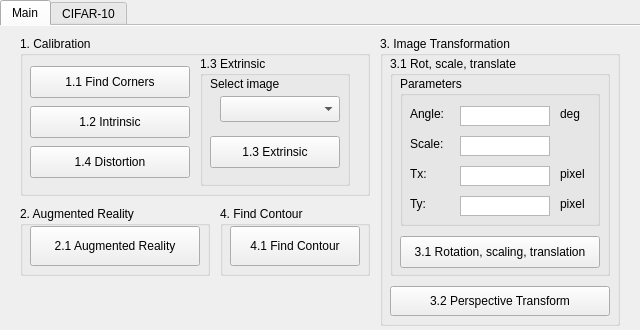
<?xml version="1.0" encoding="UTF-8"?>
<ui version="4.0">
 <class>Form</class>
 <widget class="QWidget" name="Form">
  <property name="geometry">
   <rect>
    <x>0</x>
    <y>0</y>
    <width>640</width>
    <height>330</height>
   </rect>
  </property>
  <property name="windowTitle">
   <string>CVDL2019_HW1</string>
  </property>
  <widget class="QTabWidget" name="tabWidget">
   <property name="geometry">
    <rect>
     <x>0</x>
     <y>0</y>
     <width>640</width>
     <height>330</height>
    </rect>
   </property>
   <property name="tabPosition">
    <enum>QTabWidget::North</enum>
   </property>
   <property name="currentIndex">
    <number>0</number>
   </property>
   <property name="documentMode">
    <bool>true</bool>
   </property>
   <widget class="QWidget" name="tab">
    <attribute name="title">
     <string>Main</string>
    </attribute>
    <widget class="QGroupBox" name="groupBox">
     <property name="enabled">
      <bool>true</bool>
     </property>
     <property name="geometry">
      <rect>
       <x>20</x>
       <y>10</y>
       <width>350</width>
       <height>160</height>
      </rect>
     </property>
     <property name="contextMenuPolicy">
      <enum>Qt::DefaultContextMenu</enum>
     </property>
     <property name="title">
      <string>1. Calibration</string>
     </property>
     <widget class="QPushButton" name="pushButton">
      <property name="geometry">
       <rect>
        <x>10</x>
        <y>30</y>
        <width>160</width>
        <height>32</height>
       </rect>
      </property>
      <property name="text">
       <string>1.1 Find Corners</string>
      </property>
     </widget>
     <widget class="QPushButton" name="pushButton_2">
      <property name="geometry">
       <rect>
        <x>10</x>
        <y>70</y>
        <width>160</width>
        <height>32</height>
       </rect>
      </property>
      <property name="text">
       <string>1.2 Intrinsic</string>
      </property>
     </widget>
     <widget class="QPushButton" name="pushButton_3">
      <property name="geometry">
       <rect>
        <x>10</x>
        <y>110</y>
        <width>160</width>
        <height>32</height>
       </rect>
      </property>
      <property name="text">
       <string>1.4 Distortion</string>
      </property>
     </widget>
     <widget class="QGroupBox" name="groupBox_2">
      <property name="geometry">
       <rect>
        <x>180</x>
        <y>20</y>
        <width>150</width>
        <height>130</height>
       </rect>
      </property>
      <property name="title">
       <string>1.3 Extrinsic</string>
      </property>
      <widget class="QLabel" name="label">
       <property name="geometry">
        <rect>
         <x>10</x>
         <y>20</y>
         <width>81</width>
         <height>16</height>
        </rect>
       </property>
       <property name="text">
        <string>Select image</string>
       </property>
      </widget>
      <widget class="QComboBox" name="comboBox">
       <property name="geometry">
        <rect>
         <x>20</x>
         <y>40</y>
         <width>120</width>
         <height>26</height>
        </rect>
       </property>
      </widget>
      <widget class="QPushButton" name="pushButton_4">
       <property name="geometry">
        <rect>
         <x>10</x>
         <y>80</y>
         <width>130</width>
         <height>32</height>
        </rect>
       </property>
       <property name="text">
        <string>1.3 Extrinsic</string>
       </property>
      </widget>
     </widget>
    </widget>
    <widget class="QGroupBox" name="groupBox_3">
     <property name="geometry">
      <rect>
       <x>20</x>
       <y>180</y>
       <width>190</width>
       <height>70</height>
      </rect>
     </property>
     <property name="title">
      <string>2. Augmented Reality</string>
     </property>
     <widget class="QPushButton" name="pushButton_5">
      <property name="geometry">
       <rect>
        <x>10</x>
        <y>20</y>
        <width>170</width>
        <height>40</height>
       </rect>
      </property>
      <property name="text">
       <string>2.1 Augmented Reality</string>
      </property>
     </widget>
    </widget>
    <widget class="QGroupBox" name="groupBox_4">
     <property name="geometry">
      <rect>
       <x>220</x>
       <y>180</y>
       <width>150</width>
       <height>70</height>
      </rect>
     </property>
     <property name="title">
      <string>4. Find Contour</string>
     </property>
     <widget class="QPushButton" name="pushButton_6">
      <property name="geometry">
       <rect>
        <x>10</x>
        <y>20</y>
        <width>130</width>
        <height>40</height>
       </rect>
      </property>
      <property name="text">
       <string>4.1 Find Contour</string>
      </property>
     </widget>
    </widget>
    <widget class="QGroupBox" name="groupBox_5">
     <property name="geometry">
      <rect>
       <x>380</x>
       <y>10</y>
       <width>240</width>
       <height>290</height>
      </rect>
     </property>
     <property name="title">
      <string>3. Image Transformation</string>
     </property>
     <widget class="QGroupBox" name="groupBox_6">
      <property name="geometry">
       <rect>
        <x>10</x>
        <y>20</y>
        <width>220</width>
        <height>220</height>
       </rect>
      </property>
      <property name="title">
       <string>3.1 Rot, scale, translate</string>
      </property>
      <widget class="QGroupBox" name="groupBox_7">
       <property name="geometry">
        <rect>
         <x>10</x>
         <y>20</y>
         <width>200</width>
         <height>150</height>
        </rect>
       </property>
       <property name="title">
        <string>Parameters</string>
       </property>
       <widget class="QLabel" name="label_2">
        <property name="geometry">
         <rect>
          <x>10</x>
          <y>30</y>
          <width>40</width>
          <height>16</height>
         </rect>
        </property>
        <property name="text">
         <string>Angle:</string>
        </property>
       </widget>
       <widget class="QLabel" name="label_3">
        <property name="geometry">
         <rect>
          <x>10</x>
          <y>60</y>
          <width>40</width>
          <height>16</height>
         </rect>
        </property>
        <property name="text">
         <string>Scale:</string>
        </property>
       </widget>
       <widget class="QLabel" name="label_5">
        <property name="geometry">
         <rect>
          <x>10</x>
          <y>90</y>
          <width>40</width>
          <height>16</height>
         </rect>
        </property>
        <property name="text">
         <string>Tx:</string>
        </property>
       </widget>
       <widget class="QLabel" name="label_6">
        <property name="geometry">
         <rect>
          <x>10</x>
          <y>120</y>
          <width>40</width>
          <height>16</height>
         </rect>
        </property>
        <property name="text">
         <string>Ty:</string>
        </property>
       </widget>
       <widget class="QLabel" name="label_4">
        <property name="geometry">
         <rect>
          <x>160</x>
          <y>30</y>
          <width>60</width>
          <height>16</height>
         </rect>
        </property>
        <property name="text">
         <string>deg</string>
        </property>
       </widget>
       <widget class="QLabel" name="label_7">
        <property name="geometry">
         <rect>
          <x>160</x>
          <y>90</y>
          <width>60</width>
          <height>16</height>
         </rect>
        </property>
        <property name="text">
         <string>pixel</string>
        </property>
       </widget>
       <widget class="QLabel" name="label_8">
        <property name="geometry">
         <rect>
          <x>160</x>
          <y>120</y>
          <width>60</width>
          <height>16</height>
         </rect>
        </property>
        <property name="text">
         <string>pixel</string>
        </property>
       </widget>
       <widget class="QTextEdit" name="textEdit">
        <property name="geometry">
         <rect>
          <x>60</x>
          <y>30</y>
          <width>90</width>
          <height>20</height>
         </rect>
        </property>
        <property name="verticalScrollBarPolicy">
         <enum>Qt::ScrollBarAlwaysOff</enum>
        </property>
       </widget>
       <widget class="QTextEdit" name="textEdit_2">
        <property name="geometry">
         <rect>
          <x>60</x>
          <y>60</y>
          <width>90</width>
          <height>20</height>
         </rect>
        </property>
        <property name="verticalScrollBarPolicy">
         <enum>Qt::ScrollBarAlwaysOff</enum>
        </property>
       </widget>
       <widget class="QTextEdit" name="textEdit_3">
        <property name="geometry">
         <rect>
          <x>60</x>
          <y>90</y>
          <width>90</width>
          <height>20</height>
         </rect>
        </property>
        <property name="verticalScrollBarPolicy">
         <enum>Qt::ScrollBarAlwaysOff</enum>
        </property>
       </widget>
       <widget class="QTextEdit" name="textEdit_4">
        <property name="geometry">
         <rect>
          <x>60</x>
          <y>120</y>
          <width>90</width>
          <height>20</height>
         </rect>
        </property>
        <property name="verticalScrollBarPolicy">
         <enum>Qt::ScrollBarAlwaysOff</enum>
        </property>
       </widget>
      </widget>
      <widget class="QPushButton" name="pushButton_7">
       <property name="geometry">
        <rect>
         <x>10</x>
         <y>180</y>
         <width>200</width>
         <height>32</height>
        </rect>
       </property>
       <property name="text">
        <string>3.1 Rotation, scaling, translation</string>
       </property>
      </widget>
     </widget>
     <widget class="QPushButton" name="pushButton_8">
      <property name="geometry">
       <rect>
        <x>10</x>
        <y>250</y>
        <width>220</width>
        <height>30</height>
       </rect>
      </property>
      <property name="text">
       <string>3.2 Perspective Transform</string>
      </property>
     </widget>
    </widget>
   </widget>
   <widget class="QWidget" name="tab_2">
    <attribute name="title">
     <string>CIFAR-10</string>
    </attribute>
    <widget class="QPushButton" name="pushButton_9">
     <property name="geometry">
      <rect>
       <x>20</x>
       <y>30</y>
       <width>210</width>
       <height>32</height>
      </rect>
     </property>
     <property name="text">
      <string>5.1 Show Train Images</string>
     </property>
    </widget>
    <widget class="QPushButton" name="pushButton_10">
     <property name="geometry">
      <rect>
       <x>20</x>
       <y>70</y>
       <width>210</width>
       <height>32</height>
      </rect>
     </property>
     <property name="text">
      <string>5.2 Show Hyperparameters</string>
     </property>
    </widget>
    <widget class="QPushButton" name="pushButton_11">
     <property name="geometry">
      <rect>
       <x>20</x>
       <y>110</y>
       <width>210</width>
       <height>32</height>
      </rect>
     </property>
     <property name="text">
      <string>5.3 Train 1 Epoch</string>
     </property>
    </widget>
    <widget class="QPushButton" name="pushButton_12">
     <property name="geometry">
      <rect>
       <x>20</x>
       <y>150</y>
       <width>210</width>
       <height>32</height>
      </rect>
     </property>
     <property name="text">
      <string>5.4 Show Train Result</string>
     </property>
    </widget>
    <widget class="QPushButton" name="pushButton_13">
     <property name="geometry">
      <rect>
       <x>20</x>
       <y>240</y>
       <width>210</width>
       <height>32</height>
      </rect>
     </property>
     <property name="text">
      <string>5.5 Inference</string>
     </property>
    </widget>
    <widget class="QLabel" name="label_9">
     <property name="geometry">
      <rect>
       <x>20</x>
       <y>200</y>
       <width>110</width>
       <height>16</height>
      </rect>
     </property>
     <property name="text">
      <string>Test Image Index:</string>
     </property>
    </widget>
    <widget class="QTextEdit" name="textEdit_5">
     <property name="geometry">
      <rect>
       <x>120</x>
       <y>200</y>
       <width>104</width>
       <height>20</height>
      </rect>
     </property>
     <property name="verticalScrollBarPolicy">
      <enum>Qt::ScrollBarAlwaysOff</enum>
     </property>
    </widget>
    <widget class="QTextBrowser" name="textBrowser">
     <property name="geometry">
      <rect>
       <x>250</x>
       <y>30</y>
       <width>360</width>
       <height>240</height>
      </rect>
     </property>
     <property name="styleSheet">
      <string notr="true">background-color: #000;</string>
     </property>
     <property name="html">
      <string>&lt;!DOCTYPE HTML PUBLIC &quot;-//W3C//DTD HTML 4.0//EN&quot; &quot;http://www.w3.org/TR/REC-html40/strict.dtd&quot;&gt;
&lt;html&gt;&lt;head&gt;&lt;meta name=&quot;qrichtext&quot; content=&quot;1&quot; /&gt;&lt;style type=&quot;text/css&quot;&gt;
p, li { white-space: pre-wrap; }
&lt;/style&gt;&lt;/head&gt;&lt;body style=&quot; font-family:'.AppleSystemUIFont'; font-size:13pt; font-weight:400; font-style:normal;&quot;&gt;
&lt;p style=&quot; margin-top:0px; margin-bottom:0px; margin-left:0px; margin-right:0px; -qt-block-indent:0; text-indent:0px;&quot;&gt;&lt;span style=&quot; color:#ffffff;&quot;&gt;hyperparameters:&lt;/span&gt;&lt;/p&gt;&lt;/body&gt;&lt;/html&gt;</string>
     </property>
    </widget>
   </widget>
  </widget>
 </widget>
 <resources/>
 <connections/>
</ui>
